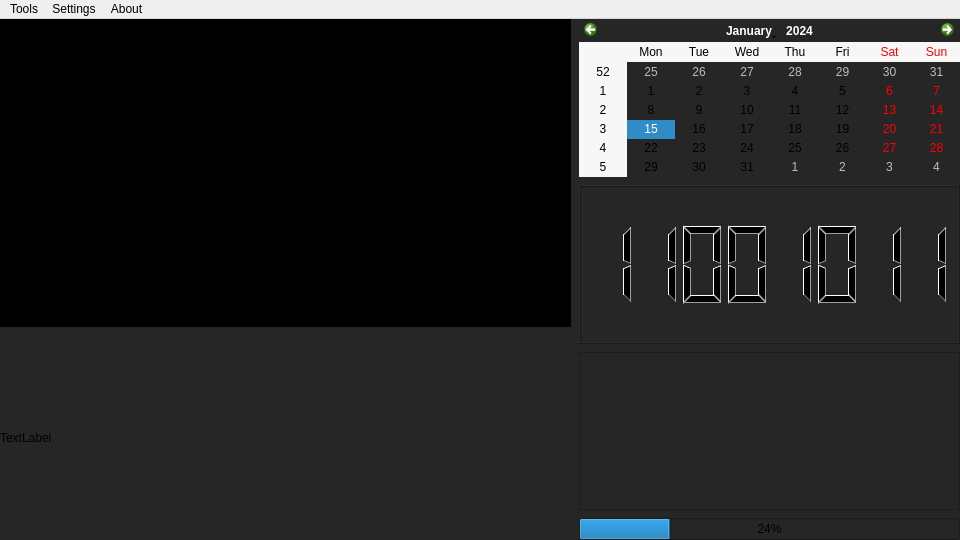
<?xml version="1.0" encoding="UTF-8"?>
<ui version="4.0">
 <class>MainWindow</class>
 <widget class="QMainWindow" name="MainWindow">
  <property name="enabled">
   <bool>true</bool>
  </property>
  <property name="geometry">
   <rect>
    <x>0</x>
    <y>0</y>
    <width>960</width>
    <height>540</height>
   </rect>
  </property>
  <property name="minimumSize">
   <size>
    <width>960</width>
    <height>540</height>
   </size>
  </property>
  <property name="maximumSize">
   <size>
    <width>1920</width>
    <height>1097</height>
   </size>
  </property>
  <property name="windowTitle">
   <string>MainWindow</string>
  </property>
  <widget class="QWidget" name="centralwidget">
   <property name="enabled">
    <bool>true</bool>
   </property>
   <property name="sizePolicy">
    <sizepolicy hsizetype="Preferred" vsizetype="Preferred">
     <horstretch>0</horstretch>
     <verstretch>0</verstretch>
    </sizepolicy>
   </property>
   <property name="minimumSize">
    <size>
     <width>0</width>
     <height>0</height>
    </size>
   </property>
   <property name="maximumSize">
    <size>
     <width>1920</width>
     <height>1080</height>
    </size>
   </property>
   <property name="styleSheet">
    <string notr="true">background-color: rgb(38, 38, 38);</string>
   </property>
   <layout class="QGridLayout" name="gridLayout">
    <property name="leftMargin">
     <number>0</number>
    </property>
    <property name="topMargin">
     <number>0</number>
    </property>
    <property name="rightMargin">
     <number>0</number>
    </property>
    <property name="bottomMargin">
     <number>0</number>
    </property>
    <property name="spacing">
     <number>0</number>
    </property>
    <item row="1" column="0">
     <layout class="QHBoxLayout" name="horizontalLayout" stretch="3,2">
      <property name="spacing">
       <number>8</number>
      </property>
      <item>
       <layout class="QVBoxLayout" name="verticalLayout_2" stretch="3,2">
        <item>
         <widget class="QLabel" name="label">
          <property name="styleSheet">
           <string notr="true">background-color: rgb(0, 0, 0);</string>
          </property>
          <property name="text">
           <string>TextLabel</string>
          </property>
         </widget>
        </item>
        <item>
         <widget class="QLabel" name="label_2">
          <property name="text">
           <string>TextLabel</string>
          </property>
         </widget>
        </item>
       </layout>
      </item>
      <item>
       <layout class="QVBoxLayout" name="verticalLayout_3" stretch="2,2,2,1">
        <item>
         <widget class="QCalendarWidget" name="calendarWidget"/>
        </item>
        <item>
         <widget class="QLCDNumber" name="lcdNumber">
          <property name="digitCount">
           <number>8</number>
          </property>
          <property name="mode">
           <enum>QLCDNumber::Bin</enum>
          </property>
          <property name="segmentStyle">
           <enum>QLCDNumber::Filled</enum>
          </property>
          <property name="value" stdset="0">
           <double>203.000000000000000</double>
          </property>
          <property name="intValue" stdset="0">
           <number>203</number>
          </property>
         </widget>
        </item>
        <item>
         <widget class="QGraphicsView" name="graphicsView"/>
        </item>
        <item>
         <widget class="QProgressBar" name="progressBar">
          <property name="value">
           <number>24</number>
          </property>
         </widget>
        </item>
       </layout>
      </item>
     </layout>
    </item>
   </layout>
  </widget>
  <widget class="QMenuBar" name="menubar">
   <property name="geometry">
    <rect>
     <x>0</x>
     <y>0</y>
     <width>960</width>
     <height>17</height>
    </rect>
   </property>
   <widget class="QMenu" name="menu">
    <property name="title">
     <string>Settings</string>
    </property>
    <addaction name="actionSource"/>
    <addaction name="actionDestinationPath"/>
   </widget>
   <widget class="QMenu" name="menuAbout">
    <property name="title">
     <string>About</string>
    </property>
   </widget>
   <widget class="QMenu" name="menuTools">
    <property name="title">
     <string>Tools</string>
    </property>
    <addaction name="actionScreenShot"/>
   </widget>
   <addaction name="menuTools"/>
   <addaction name="menu"/>
   <addaction name="menuAbout"/>
  </widget>
  <action name="actionSource">
   <property name="text">
    <string>Source</string>
   </property>
  </action>
  <action name="actionScreenShot">
   <property name="text">
    <string>ScreenShot</string>
   </property>
  </action>
  <action name="actionDestinationPath">
   <property name="text">
    <string>DestinationPath</string>
   </property>
  </action>
 </widget>
 <resources/>
 <connections>
  <connection>
   <sender>actionSource</sender>
   <signal>triggered()</signal>
   <receiver>progressBar</receiver>
   <slot>raise()</slot>
   <hints>
    <hint type="sourcelabel">
     <x>-1</x>
     <y>-1</y>
    </hint>
    <hint type="destinationlabel">
     <x>768</x>
     <y>528</y>
    </hint>
   </hints>
  </connection>
 </connections>
</ui>
